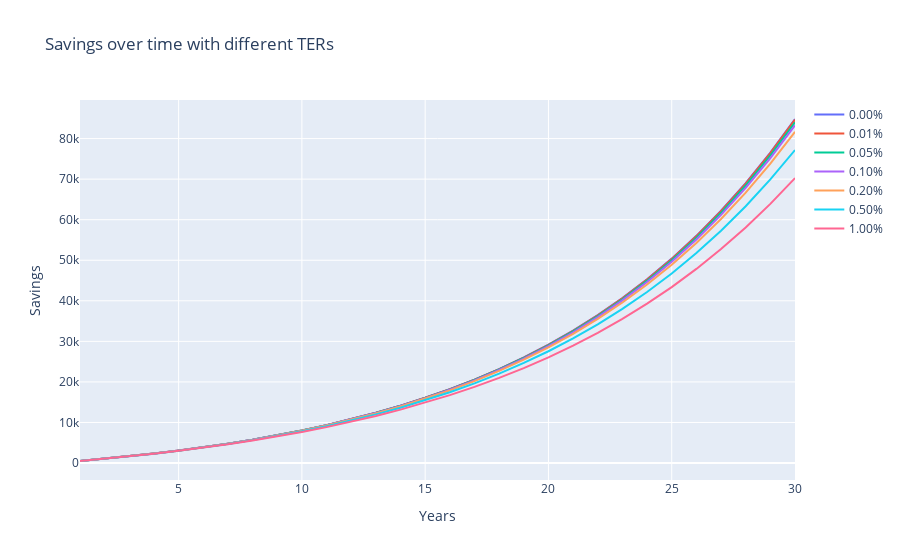

The notebook cell saved with this chart:
### Markdown cell above
Let's simulate different ters of investment

### Code cell
ters = [0, 0.0001, 0.0005, 0.001, 0.002, 0.005, 0.01]
years = [x for x in range(1, 31)]
deposit = 500

print(f'Total deposit: {deposit * len(years)}')
# Plot results
fig = go.Figure()
for ter in ters:
    savings = 0
    ter_savings = []
    for year in years:
        savings = savings * (1 + avg_returns - ter) + deposit
        ter_savings.append(savings)
    fig.add_trace(go.Scatter(x=years, y=ter_savings, mode='lines', name=f'{ter:.2%}'))
    print(f'Gains with {ter:.2%} TER: {ter_savings[-1] / (deposit * len(years)):.2%} | Savings after 30 years: {ter_savings[-1]:.2f}')

fig.update_layout(title='Savings over time with different TERs', xaxis_title='Years', yaxis_title='Savings')
fig.show()
